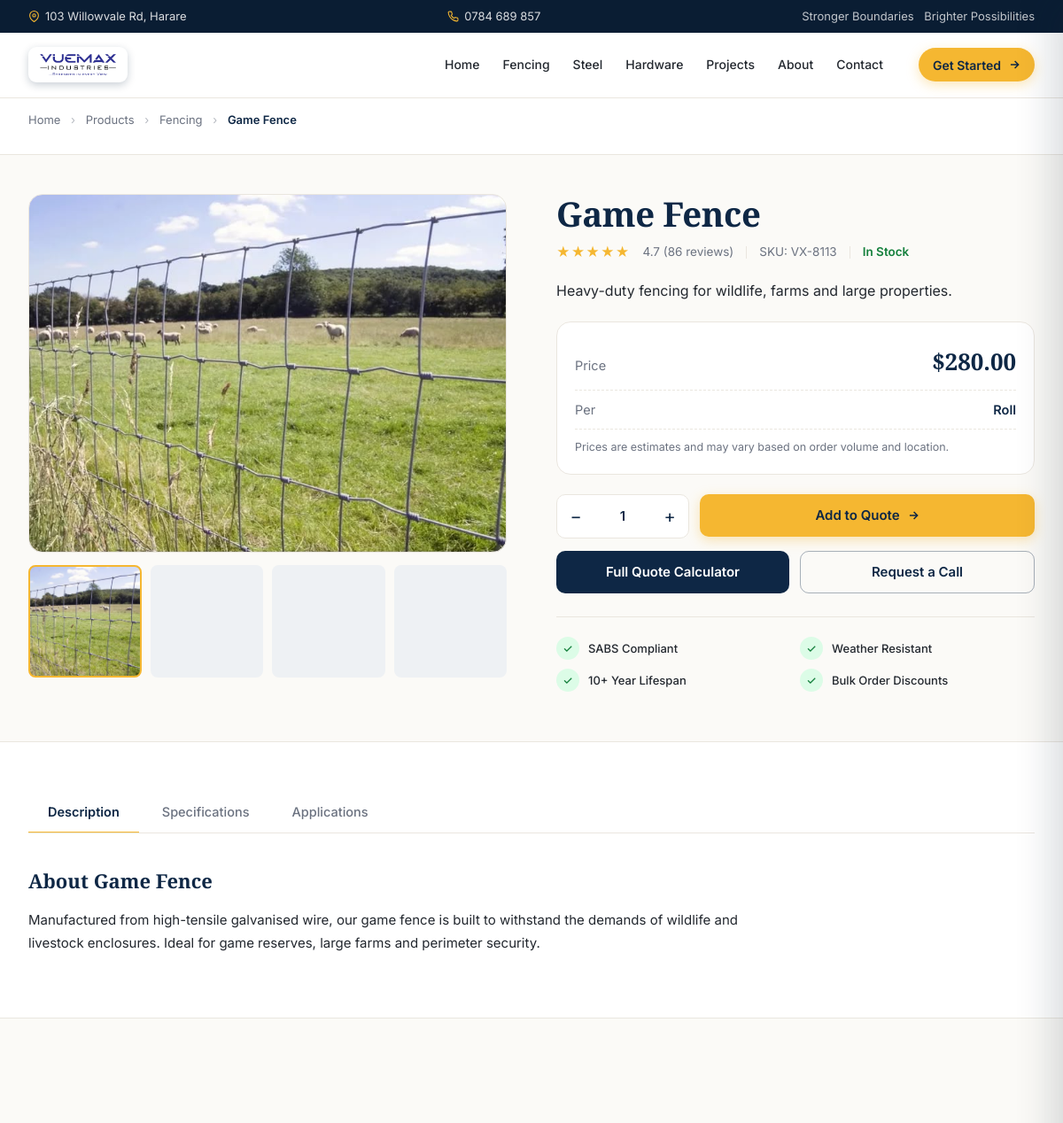
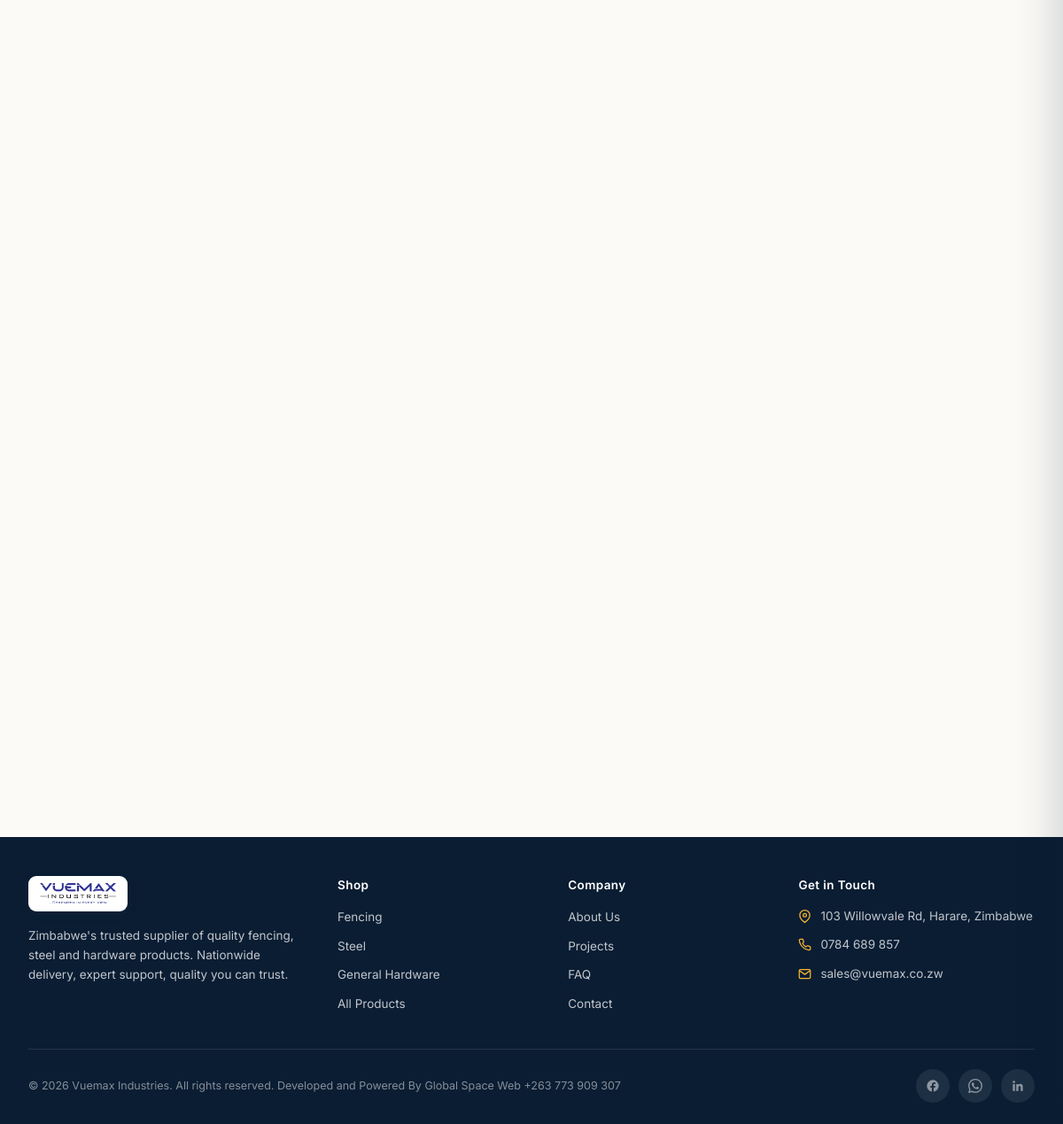
Screenshot of /product-detail.php?slug=game-fence with the database file from the repository (2 pictures, top to bottom).
### tables this page shows
CREATE TABLE `products` (
  `id`              INT UNSIGNED NOT NULL AUTO_INCREMENT,
  `subcategory_id`  INT UNSIGNED NOT NULL,
  `slug`            VARCHAR(120) NOT NULL,
  `name`            VARCHAR(160) NOT NULL,
  `short_desc`      VARCHAR(255) DEFAULT NULL,
  `long_desc`       TEXT         DEFAULT NULL,
  `unit`            VARCHAR(40)  DEFAULT 'roll',    
  `price_usd`       DECIMAL(10,2) DEFAULT NULL,
  `price_zwl`       DECIMAL(12,2) DEFAULT NULL,
  `roll_metres`     DECIMAL(8,2)  DEFAULT NULL,     
  `post_price`      DECIMAL(10,2) DEFAULT NULL,     
  `top_wire_rate`   DECIMAL(10,4) DEFAULT NULL,     
  `gate_price`      DECIMAL(10,2) DEFAULT NULL,     
  `install_rate`    DECIMAL(10,4) DEFAULT NULL,     
  `image`           VARCHAR(255) DEFAULT NULL,
  `gallery`         TEXT         DEFAULT NULL,      
  `badge`           VARCHAR(40)  DEFAULT NULL,      
  `rating`          DECIMAL(2,1) DEFAULT NULL,      
  `reviews_count`   INT UNSIGNED DEFAULT 0,
  `is_featured`     TINYINT(1)   NOT NULL DEFAULT 0,
  `is_active`       TINYINT(1)   NOT NULL DEFAULT 1,
  `sort_order`      INT          NOT NULL DEFAULT 0,
  `created_at`      TIMESTAMP    NOT NULL DEFAULT CURRENT_TIMESTAMP,
  `updated_at`      TIMESTAMP    NOT NULL DEFAULT CURRENT_TIMESTAMP ON UPDATE CURRENT_TIMESTAMP,
  PRIMARY KEY (`id`),
  UNIQUE KEY `uk_products_slug` (`slug`),
  KEY `idx_products_subcat` (`subcategory_id`, `is_active`, `sort_order`),
  KEY `idx_products_featured` (`is_featured`, `is_active`),
  CONSTRAINT `fk_products_subcategory`
    FOREIGN KEY (`subcategory_id`) REFERENCES `subcategories` (`id`)
    ON DELETE CASCADE ON UPDATE CASCADE
);

### product-detail.php (the view, shortened to what this page needs)
<?php
require_once __DIR__ . '/includes/config.php';
$slug = preg_replace('/[^a-z0-9-]/', '', strtolower($_GET['slug'] ?? 'diamond-mesh'));
$prod  = $PD[$slug] ?? null;
$badge = null; $rating = null; $reviews = 0;
if ($pdo) {
    try {
        $st = $pdo->prepare('SELECT * FROM products WHERE slug = ? AND is_active = 1 LIMIT 1');
        $st->execute([$slug]);
        $row = $st->fetch();
        if ($row) {
            $prod = [$row['name'], $row['price_usd'] !== null ? (float)$row['price_usd'] : null,
                     $row['unit'], $row['short_desc'], $row['long_desc'],
                     'prod-' . $slug, $row['image'], $prod ? $prod[7] : []];
            $badge = $row['badge']; $rating = (float)$row['rating']; $reviews = (int)$row['reviews_count'];
        }
    } catch (Throwable $e) {  }
}
[$pName, $pPrice, $pUnit, $pShort, $pLong, $pImgKey, $pImgFallback] = $prod;
$mainImg = site_image($pImgKey, $pImgFallback);
$onRequest = ($pPrice === null);
$sku = 'VX-' . strtoupper(preg_replace('/[^A-Z0-9]/', '', substr(md5($slug), 0, 6)));
require __DIR__ . '/includes/header.php';
?>
<div class="breadcrumb-strip">
 <div class="container">
 <div class="breadcrumbs">
 <a href="index.php">Home</a>
 <span class="sep">›</span>
 <a href="products.php">Products</a>
 <span class="sep">›</span>
 <a href="products.php?category=fencing">Fencing</a>
 <span class="sep">›</span>
 <span class="current" id="crumbProduct"><?= e($pName) ?></span>
 </div>
 </div>
</div>
<section class="product-hero">
 <div class="container">
 <div class="product-hero-grid">
 <div class="gallery">
 <div class="gallery-main" id="galleryMain"
 style="background-image:url('<?= e($mainImg) ?>')">
 </div>
 <div class="gallery-thumbs" id="galleryThumbs">
 <div class="gallery-thumb active" style="background-image:url('<?= e($mainImg) ?>')"></div>
 <div class="gallery-thumb" style="background-image:url('<?= e(site_image('pd-gallery-2', 'https://images.unsplash.com/photo-1500382017468-9049fed747ef?auto=format&fit=crop&w=400&q=80')) ?>')"></div>
 <div class="gallery-thumb" style="background-image:url('<?= e(site_image('pd-gallery-3', 'https://images.unsplash.com/photo-1518709268805-4e9042af9f23?auto=format&fit=crop&w=400&q=80')) ?>')"></div>
 <div class="gallery-thumb" style="background-image:url('<?= e(site_image('pd-gallery-4', 'https://images.unsplash.com/photo-1533154683836-84ea7a0bc310?auto=format&fit=crop&w=400&q=80')) ?>')"></div>
 </div>
 </div>
 <div class="product-info">
 <h1 id="productName"><?= e($pName) ?></h1>
 <div class="product-meta">
 <?php if ($rating): ?>
 <span class="stars">★★★★★</span>
 <span><?= $rating ?> (<?= $reviews ?> reviews)</span>
 <?php endif; ?>
 <span>SKU: <?= $sku ?></span>
 <span style="color:var(--green-text);font-weight:600;"><?= $onRequest ? 'Supplied on Request' : 'In Stock' ?></span>
 </div>
 <p class="tagline"><?= e($pShort) ?></p>
 <div class="price-block">
 <div class="price-row primary">
 <?php if ($onRequest): ?>
 <span class="label">Price</span>
 <span class="value">Supplied on request</span>
 <?php else: ?>
 <span class="label" id="pdPriceLabel"><?= str_starts_with($pShort, 'Versatile') || str_contains($pShort, 'heights') ? 'From' : 'Price' ?></span>
 <span class="value" id="pdPriceVal"><?= usd($pPrice) ?></span>
 <?php endif; ?>
 </div>
 <div class="price-row">
 <span class="label">Per</span>
 <span class="value"><?= e(ucfirst($pUnit)) ?></span>
 </div>
 <div class="price-note"><?= $onRequest ? 'Contact us with your sizes and quantities for a quotation.' : 'Prices are estimates and may vary based on order volume and location.' ?></div>
 </div>
 <div class="qty-row">
 <div class="qty-input">
 <button type="button" id="qtyMinus">−</button>
 <input type="text" id="qtyValue" value="1" inputmode="numeric">
 <button type="button" id="qtyPlus">+</button>
 </div>
 <button class="btn btn-amber" id="addToQuote"
 data-name="<?= e($pName) ?>"
 data-slug="<?= e($slug) ?>"
 data-unit="<?= e($pUnit) ?>"
 data-price="<?= $pPrice === null ? '' : e($pPrice) ?>">
 Add to Quote
 <svg width="14" height="14" viewBox="0 0 24 24" fill="none" stroke="currentColor" stroke-width="2.5"><path d="M5 12h14M13 5l7 7-7 7"/></svg>
 </button>
 </div>
 <div class="actions-row">
 <a href="calculator.php" class="btn btn-navy">
 Full Quote Calculator
 </a>
 <a href="contact.php" class="btn btn-outline-navy">
 Request a Call
 </a>
 </div>
 <div class="trust-chips">
 <div class="trust-chip"><span class="dot">✓</span> SABS Compliant</div>
 <div class="trust-chip"><span class="dot">✓</span> Weather Resistant</div>
 <div class="trust-chip"><span class="dot">✓</span> 10+ Year Lifespan</div>
 <div class="trust-chip"><span class="dot">✓</span> Bulk Order Discounts</div>
 </div>
 </div>
 </div>
 </div>
</section>
<section class="info-tabs-section">
 <div class="container">
 <div class="info-tabs-head">
 <button class="info-tab active" data-tab="desc">Description</button>
 <button class="info-tab" data-tab="specs">Specifications</button>
 <button class="info-tab" data-tab="apps">Applications</button>
 </div>
 <div class="tab-panel active" id="tab-desc">
 <h3>About <?= e($pName) ?></h3>
 <?php foreach (preg_split('/\n\s*\n|(?<=\.)\s+(?=Also |Not a )/', $pLong) as $para): ?>
 <p><?= e(trim($para)) ?></p>
 <?php endforeach; ?>
 </div>
 </div>
</section>
<section class="related">
 <div class="container">
 <div class="product-grid">
 </div>
 </div>
</section>
<section class="cta-wrap">
</section>
<?php require __DIR__ . '/includes/footer.php'; ?>

### assets/css/vuemax.css (style rules this page uses)
:root { --navy:#0E2745; --navy-deep:#0A1D33; --navy-soft:#16355C; --amber:#F5B731; --amber-hover:#E0A520; --amber-soft:#FEF6E4; --text:#23282F; --muted:#6B7280; --border:#EAE6DF; --bg:#FBFAF7; --white:#FFFFFF; --green-bg:#DCFCE7; --green-text:#15803D; --green-line:#BBF7D0; --max:1240px; --radius-input:10px; --radius-card:16px; --radius-pill:999px; --header-h:64px; --shadow-card:0 1px 2px rgba(14,39,69,.04), 0 4px 14px rgba(14,39,69,.05); --shadow-lift:0 6px 16px rgba(14,39,69,.07), 0 18px 40px rgba(14,39,69,.10); --shadow-soft:0 24px 60px rgba(10,29,51,.14); --ease:cubic-bezier(.4,0,.2,1); --dur:.22s; }
*,*::before,*::after { box-sizing:border-box; }
html { scroll-behavior:smooth; -webkit-text-size-adjust:100%; overflow-x:hidden; }
body { margin:0;padding:0; font-family:'Inter',system-ui,-apple-system,"Segoe UI",Roboto,sans-serif; font-size:16px;line-height:1.6;color:var(--text); background:var(--bg); -webkit-font-smoothing:antialiased; overflow-x:hidden; min-width:320px; }
img,svg,video { max-width:100%;height:auto;display:block; }
a { color:inherit;text-decoration:none; }
button { font-family:inherit;cursor:pointer;border:none;background:none;font-size:inherit; }
input,select,textarea { font-family:inherit;font-size:16px; }
h1,h2,h3,h4,h5,h6,p { margin:0;overflow-wrap:break-word;word-wrap:break-word; }
.container { width:100%;max-width:var(--max);margin:0 auto;padding:0 18px; }
.btn { display:inline-flex;align-items:center;justify-content:center;gap:8px; min-height:44px; padding:12px 22px; border-radius:var(--radius-input); font-weight:600;font-size:15px;line-height:1.1; transition:transform var(--dur) var(--ease), background var(--dur) var(--ease), box-shadow var(--dur) var(--ease), border-color var(--dur) var(--ease), color var(--dur) var(--ease); white-space:nowrap; max-width:100%; }
.btn-amber { background:var(--amber);color:var(--navy);box-shadow:0 4px 14px rgba(245,183,49,.35); }
.btn-navy { background:var(--navy);color:var(--white); }
.btn-outline-navy { background:transparent;color:var(--navy);border:1.5px solid rgba(14,39,69,.35); }
.breadcrumbs { font-size:13px;color:rgba(255,255,255,.7);margin-bottom:14px; }
.breadcrumbs a { transition:color .15s; }
.breadcrumbs .sep { margin:0 8px;opacity:.5; }
.product-grid { display:grid;grid-template-columns:1fr;gap:16px; }
@media (min-width:640px) { .container { padding:0 24px; } }
@media (min-width:640px) { .product-grid { grid-template-columns:repeat(2,1fr);gap:18px; } }
@media (min-width:900px) { .product-grid { grid-template-columns:repeat(3,1fr); } }
@media (min-width:1024px) { :root { --header-h:74px; } }
@media (min-width:1024px) { .container { padding:0 32px; } }
@media (min-width:1024px) { .product-grid { grid-template-columns:repeat(4,1fr);gap:22px; } }

### rows the page displays
products: name "Game Fence", image (picture), rating "4.7", reviews_count "86", short_desc "Heavy-duty fencing for wildlife, farms and large properties.", unit "Roll", long_desc "Manufactured from high-tensile galvanised wire, our game fence is built to withstand the demands of wildlife and livestock enclosures. Ideal for game reserves, large farms and perimeter security."

### other values shown
$sku "VX-8113"
usd($pPrice) "$280.00"
